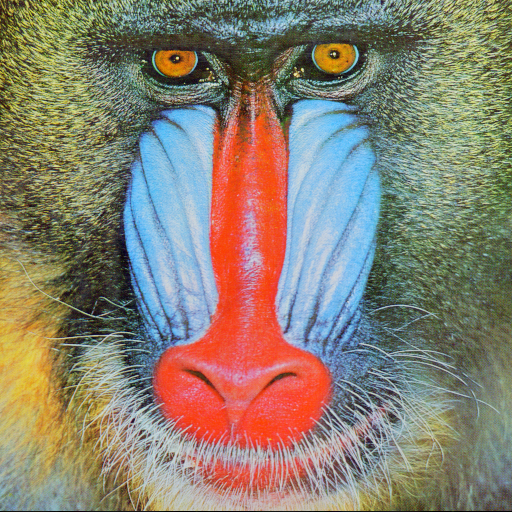
#> input picture 3/1/mandril.tiff, 512 x 512 px
$ python 1.2.py   (older library calls are emulated)
#> lines starting #> are read from the running program, lines starting #| are printed output that depends on the picture
import cv2
import time
import numpy as np
import matplotlib.pyplot as plt

mandrill = cv2.imread("mandril.tiff", cv2.IMREAD_GRAYSCALE).astype("float64")
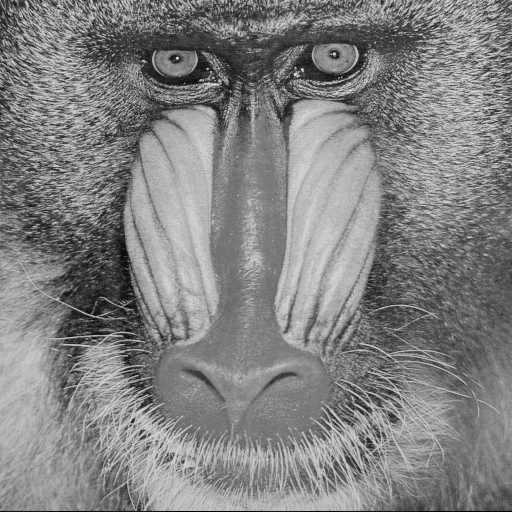
#> mandrill: shape (512, 512) float64; min 0, max 231, mean 129.6
plt.imshow(mandrill, cmap='gray')
plt.show()


def get_mask(size):
    ret = np.zeros((size, size))
    ret[0:size // 2, 0:size // 2] = np.ones((size // 2, size // 2))
    return ret


class Block:
    i: int
    j: int
    sharpness: float
    size: int


masks = {8: get_mask(8), 16: get_mask(16), 64: get_mask(64)}


def show_transformed_image():
    img = np.copy(mandrill)
    for block in blocks:
        i = block.i
        ii = i + block.size
        j = block.j
        jj = j + block.size
        img[i:ii, j:jj] = cv2.dct(img[i:ii, j:jj])
        img[i:ii, j:jj] = img[i:ii, j:jj] * masks[block.size]
    _, subplt = plt.subplots(1, 2, figsize=(15, 10))
    subplt[0].imshow(img, cmap='jet')
    subplt[0].title.set_text("DCT mode")
    for block in blocks:
        i = block.i
        ii = i + block.size
        j = block.j
        jj = j + block.size
        img[i:ii, j:jj] = cv2.idct(img[i:ii, j:jj])
    PSNRs.append(f"{cv2.PSNR(mandrill, img):.6f}")
    subplt[1].imshow(img, cmap='gray')
    subplt[1].title.set_text(f"PSNR: {PSNRs[-1]}")
    plt.show()


def break_blocks(s, init):
    if not init:
        blocks.sort(key=lambda x: x.sharpness, reverse=True)
    n = 1 if init else len(blocks) // 10
    for i in range(n):
        for ii in range(0, mandrill.shape[0] if init else blocks[i].size, s):
            for jj in range(0, mandrill.shape[1] if init else blocks[i].size, s):
                block = Block()
                block.i = ii if init else ii + blocks[i].i
                block.j = jj if init else jj + blocks[i].j
                block.size = s
                block.sharpness = cv2.Laplacian(mandrill[block.i:block.i + s, block.j:block.j + s], cv2.CV_64F).var()
                blocks.append(block)
    if not init:
        del blocks[0:n]


blocks = []
times = []
PSNRs = []
block_sizes = [64, 16, 8]
total_tic = time.perf_counter()
for s in block_sizes:
    tic = time.perf_counter()
    break_blocks(s, s == 64)
    show_transformed_image()
    toc = time.perf_counter()
    times.append(f"{toc - tic:.6f}")
#> this loop made 3 passes
#> pass 1, in show_transformed_image, `plt.show()`:
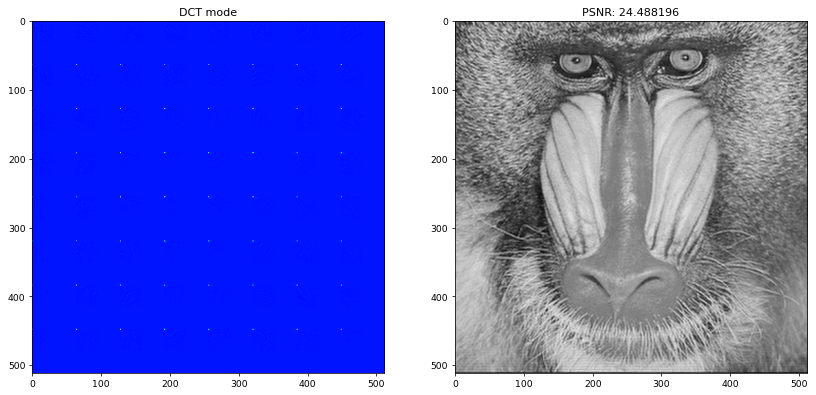
#> figure drawn by matplotlib, 2 panels
total_toc = time.perf_counter()
times.append(f"{total_toc - total_tic:.6f}")
PSNRs.append(PSNRs[-1])

data = [times, PSNRs]
#> data = [['0.203564', '0.191145', '0.033977', '0.428922'], ['24.488196', '24.453918', '24.440121', '24.440121']]
row = ["Execution Time", "PSNR"]
col = ["64x64 Blocks", "16x16 Blocks", "8x8 Blocks", "Final Result"]

plt.figure(figsize=(8, 3))
table = plt.table(data, rowLabels=row, colLabels=col, loc='center right')
table.scale(0.9, 2)
plt.axis('off')
plt.show()
